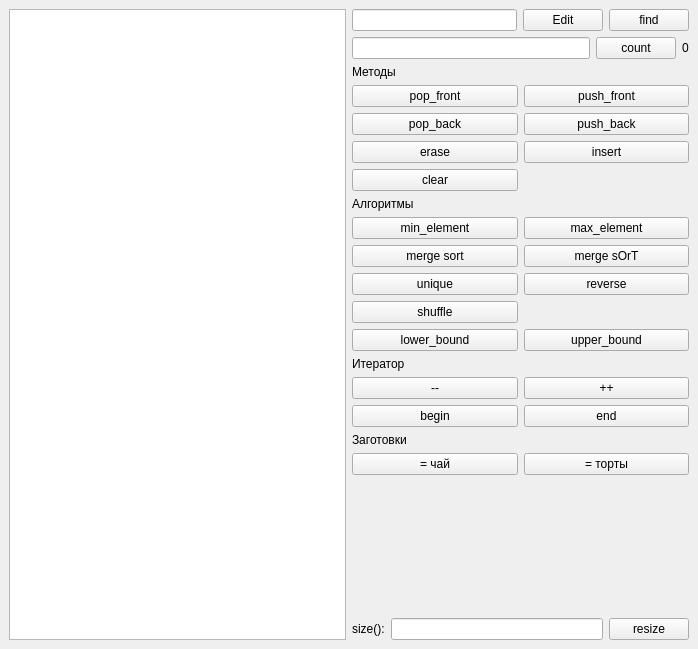
<?xml version="1.0" encoding="UTF-8"?>
<ui version="4.0">
 <class>MainWindow</class>
 <widget class="QMainWindow" name="MainWindow">
  <property name="geometry">
   <rect>
    <x>0</x>
    <y>0</y>
    <width>698</width>
    <height>649</height>
   </rect>
  </property>
  <property name="windowTitle">
   <string>std::vector demo</string>
  </property>
  <widget class="QWidget" name="centralwidget">
   <layout class="QHBoxLayout" name="horizontalLayout_2">
    <item>
     <widget class="QListWidget" name="list_widget"/>
    </item>
    <item>
     <layout class="QVBoxLayout" name="verticalLayout">
      <item>
       <layout class="QHBoxLayout" name="horizontalLayout">
        <item>
         <widget class="QLineEdit" name="txt_elem_content"/>
        </item>
        <item>
         <widget class="QPushButton" name="edit_pb">
          <property name="text">
           <string>Edit</string>
          </property>
         </widget>
        </item>
        <item>
         <widget class="QPushButton" name="find">
          <property name="text">
           <string>find</string>
          </property>
         </widget>
        </item>
       </layout>
      </item>
      <item>
       <layout class="QHBoxLayout" name="horizontalLayout_6">
        <item>
         <widget class="QLineEdit" name="le_count"/>
        </item>
        <item>
         <widget class="QPushButton" name="count">
          <property name="text">
           <string>count</string>
          </property>
         </widget>
        </item>
        <item>
         <widget class="QLabel" name="lbl_count">
          <property name="text">
           <string>0</string>
          </property>
         </widget>
        </item>
       </layout>
      </item>
      <item>
       <layout class="QGridLayout" name="gridLayout">
        <item row="7" column="1">
         <widget class="QPushButton" name="max_element">
          <property name="text">
           <string>max_element</string>
          </property>
         </widget>
        </item>
        <item row="9" column="1">
         <widget class="QPushButton" name="reverse">
          <property name="text">
           <string>reverse</string>
          </property>
         </widget>
        </item>
        <item row="14" column="1">
         <widget class="QPushButton" name="iter_end_pb">
          <property name="text">
           <string>end</string>
          </property>
         </widget>
        </item>
        <item row="2" column="1">
         <widget class="QPushButton" name="push_back">
          <property name="text">
           <string>push_back</string>
          </property>
         </widget>
        </item>
        <item row="8" column="0">
         <widget class="QPushButton" name="sort">
          <property name="text">
           <string>merge sort</string>
          </property>
         </widget>
        </item>
        <item row="6" column="0">
         <widget class="QLabel" name="algorithm_lbl">
          <property name="text">
           <string>Алгоритмы</string>
          </property>
         </widget>
        </item>
        <item row="10" column="0">
         <widget class="QPushButton" name="shuffle">
          <property name="text">
           <string>shuffle</string>
          </property>
         </widget>
        </item>
        <item row="11" column="1">
         <widget class="QPushButton" name="upper_bound_btn">
          <property name="text">
           <string>upper_bound</string>
          </property>
         </widget>
        </item>
        <item row="14" column="0">
         <widget class="QPushButton" name="iter_begin_pb">
          <property name="text">
           <string>begin</string>
          </property>
         </widget>
        </item>
        <item row="16" column="1">
         <widget class="QPushButton" name="cakes_pb">
          <property name="text">
           <string>= торты</string>
          </property>
         </widget>
        </item>
        <item row="9" column="0">
         <widget class="QPushButton" name="unique">
          <property name="text">
           <string>unique</string>
          </property>
         </widget>
        </item>
        <item row="7" column="0">
         <widget class="QPushButton" name="min_element">
          <property name="text">
           <string>min_element</string>
          </property>
         </widget>
        </item>
        <item row="0" column="0">
         <widget class="QLabel" name="methods_lbl">
          <property name="text">
           <string>Методы</string>
          </property>
         </widget>
        </item>
        <item row="15" column="0">
         <widget class="QLabel" name="premade_lbl">
          <property name="text">
           <string>Заготовки</string>
          </property>
         </widget>
        </item>
        <item row="5" column="0">
         <widget class="QPushButton" name="clear">
          <property name="text">
           <string>clear</string>
          </property>
         </widget>
        </item>
        <item row="13" column="1">
         <widget class="QPushButton" name="iter_plus_pb">
          <property name="text">
           <string>++</string>
          </property>
         </widget>
        </item>
        <item row="13" column="0">
         <widget class="QPushButton" name="iter_minus_pb">
          <property name="text">
           <string>--</string>
          </property>
         </widget>
        </item>
        <item row="16" column="0">
         <widget class="QPushButton" name="tea_pb">
          <property name="text">
           <string>= чай</string>
          </property>
         </widget>
        </item>
        <item row="12" column="0">
         <widget class="QLabel" name="iter_lbl">
          <property name="text">
           <string>Итератор</string>
          </property>
         </widget>
        </item>
        <item row="4" column="1">
         <widget class="QPushButton" name="insert">
          <property name="text">
           <string>insert</string>
          </property>
         </widget>
        </item>
        <item row="2" column="0">
         <widget class="QPushButton" name="pop_back">
          <property name="text">
           <string>pop_back</string>
          </property>
         </widget>
        </item>
        <item row="8" column="1">
         <widget class="QPushButton" name="sOrT">
          <property name="text">
           <string>merge sOrT</string>
          </property>
         </widget>
        </item>
        <item row="11" column="0">
         <widget class="QPushButton" name="lower_bound_btn">
          <property name="text">
           <string>lower_bound</string>
          </property>
         </widget>
        </item>
        <item row="4" column="0">
         <widget class="QPushButton" name="erase">
          <property name="text">
           <string>erase</string>
          </property>
         </widget>
        </item>
        <item row="1" column="0">
         <widget class="QPushButton" name="pop_front">
          <property name="text">
           <string>pop_front</string>
          </property>
         </widget>
        </item>
        <item row="1" column="1">
         <widget class="QPushButton" name="push_front">
          <property name="text">
           <string>push_front</string>
          </property>
         </widget>
        </item>
       </layout>
      </item>
      <item>
       <spacer name="verticalSpacer_2">
        <property name="orientation">
         <enum>Qt::Vertical</enum>
        </property>
        <property name="sizeHint" stdset="0">
         <size>
          <width>20</width>
          <height>40</height>
         </size>
        </property>
       </spacer>
      </item>
      <item>
       <layout class="QHBoxLayout" name="horizontalLayout_5">
        <item>
         <widget class="QLabel" name="size_lbl">
          <property name="text">
           <string>size():</string>
          </property>
         </widget>
        </item>
        <item>
         <widget class="QLineEdit" name="txt_size"/>
        </item>
        <item>
         <widget class="QPushButton" name="resize">
          <property name="text">
           <string>resize</string>
          </property>
         </widget>
        </item>
       </layout>
      </item>
     </layout>
    </item>
   </layout>
  </widget>
 </widget>
 <resources/>
 <connections/>
</ui>
